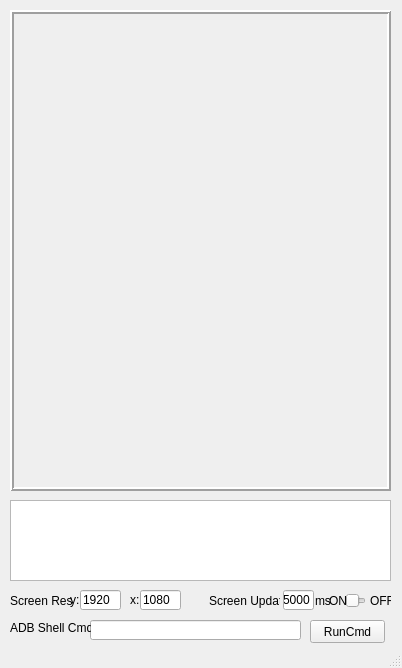
<?xml version="1.0" encoding="UTF-8"?>
<ui version="4.0">
 <class>MainWindow</class>
 <widget class="QMainWindow" name="MainWindow">
  <property name="geometry">
   <rect>
    <x>0</x>
    <y>0</y>
    <width>402</width>
    <height>668</height>
   </rect>
  </property>
  <property name="windowTitle">
   <string>AdbRemoteDroid - Mark's Tool</string>
  </property>
  <widget class="QWidget" name="centralWidget">
   <widget class="QLabel" name="screenLa">
    <property name="geometry">
     <rect>
      <x>10</x>
      <y>10</y>
      <width>381</width>
      <height>481</height>
     </rect>
    </property>
    <property name="frameShape">
     <enum>QFrame::Box</enum>
    </property>
    <property name="frameShadow">
     <enum>QFrame::Raised</enum>
    </property>
    <property name="lineWidth">
     <number>2</number>
    </property>
    <property name="midLineWidth">
     <number>0</number>
    </property>
    <property name="text">
     <string/>
    </property>
    <property name="scaledContents">
     <bool>true</bool>
    </property>
    <property name="alignment">
     <set>Qt::AlignCenter</set>
    </property>
   </widget>
   <widget class="QPushButton" name="runCmdPB">
    <property name="geometry">
     <rect>
      <x>310</x>
      <y>620</y>
      <width>75</width>
      <height>23</height>
     </rect>
    </property>
    <property name="sizePolicy">
     <sizepolicy hsizetype="Fixed" vsizetype="Fixed">
      <horstretch>0</horstretch>
      <verstretch>0</verstretch>
     </sizepolicy>
    </property>
    <property name="text">
     <string>RunCmd</string>
    </property>
   </widget>
   <widget class="QPlainTextEdit" name="shellPTE">
    <property name="geometry">
     <rect>
      <x>10</x>
      <y>500</y>
      <width>381</width>
      <height>81</height>
     </rect>
    </property>
    <property name="readOnly">
     <bool>true</bool>
    </property>
   </widget>
   <widget class="QLineEdit" name="cmdLE">
    <property name="geometry">
     <rect>
      <x>90</x>
      <y>620</y>
      <width>211</width>
      <height>20</height>
     </rect>
    </property>
    <property name="toolTip">
     <string>input keyevent 26/82 (powerkey/unlock)</string>
    </property>
   </widget>
   <widget class="QLabel" name="cmdLa">
    <property name="geometry">
     <rect>
      <x>10</x>
      <y>620</y>
      <width>81</width>
      <height>16</height>
     </rect>
    </property>
    <property name="toolTip">
     <string/>
    </property>
    <property name="text">
     <string>ADB Shell Cmd:</string>
    </property>
   </widget>
   <widget class="QLineEdit" name="scrResyLE">
    <property name="geometry">
     <rect>
      <x>80</x>
      <y>590</y>
      <width>41</width>
      <height>20</height>
     </rect>
    </property>
    <property name="inputMask">
     <string>9999; </string>
    </property>
    <property name="text">
     <string>1920</string>
    </property>
   </widget>
   <widget class="QLineEdit" name="scrResxLE">
    <property name="geometry">
     <rect>
      <x>140</x>
      <y>590</y>
      <width>41</width>
      <height>20</height>
     </rect>
    </property>
    <property name="inputMask">
     <string>9999; </string>
    </property>
    <property name="text">
     <string>1080</string>
    </property>
   </widget>
   <widget class="QLabel" name="scrResLa">
    <property name="geometry">
     <rect>
      <x>10</x>
      <y>590</y>
      <width>71</width>
      <height>21</height>
     </rect>
    </property>
    <property name="text">
     <string>Screen Res</string>
    </property>
   </widget>
   <widget class="QLabel" name="scrResyLa">
    <property name="geometry">
     <rect>
      <x>70</x>
      <y>590</y>
      <width>21</width>
      <height>20</height>
     </rect>
    </property>
    <property name="text">
     <string>y:</string>
    </property>
   </widget>
   <widget class="QLabel" name="scrResxLa">
    <property name="geometry">
     <rect>
      <x>130</x>
      <y>590</y>
      <width>21</width>
      <height>20</height>
     </rect>
    </property>
    <property name="text">
     <string>x:</string>
    </property>
   </widget>
   <widget class="QSlider" name="scrUpdateQSli">
    <property name="geometry">
     <rect>
      <x>345</x>
      <y>590</y>
      <width>21</width>
      <height>22</height>
     </rect>
    </property>
    <property name="singleStep">
     <number>99</number>
    </property>
    <property name="pageStep">
     <number>99</number>
    </property>
    <property name="value">
     <number>0</number>
    </property>
    <property name="orientation">
     <enum>Qt::Horizontal</enum>
    </property>
   </widget>
   <widget class="QLabel" name="scrUpLa">
    <property name="geometry">
     <rect>
      <x>209</x>
      <y>590</y>
      <width>71</width>
      <height>21</height>
     </rect>
    </property>
    <property name="text">
     <string>Screen Update</string>
    </property>
   </widget>
   <widget class="QLabel" name="scrUpOnLa">
    <property name="geometry">
     <rect>
      <x>329</x>
      <y>590</y>
      <width>21</width>
      <height>21</height>
     </rect>
    </property>
    <property name="text">
     <string>ON</string>
    </property>
   </widget>
   <widget class="QLabel" name="scrUpOffLa">
    <property name="geometry">
     <rect>
      <x>370</x>
      <y>590</y>
      <width>21</width>
      <height>21</height>
     </rect>
    </property>
    <property name="text">
     <string>OFF</string>
    </property>
   </widget>
   <widget class="QLineEdit" name="scrUpdateLE">
    <property name="geometry">
     <rect>
      <x>283</x>
      <y>590</y>
      <width>31</width>
      <height>20</height>
     </rect>
    </property>
    <property name="inputMask">
     <string>9999; </string>
    </property>
    <property name="text">
     <string>5000</string>
    </property>
   </widget>
   <widget class="QLabel" name="scrUpdateLa">
    <property name="geometry">
     <rect>
      <x>315</x>
      <y>590</y>
      <width>21</width>
      <height>21</height>
     </rect>
    </property>
    <property name="text">
     <string>ms</string>
    </property>
   </widget>
  </widget>
  <widget class="QStatusBar" name="statusBar"/>
 </widget>
 <layoutdefault spacing="6" margin="11"/>
 <resources/>
 <connections/>
</ui>
